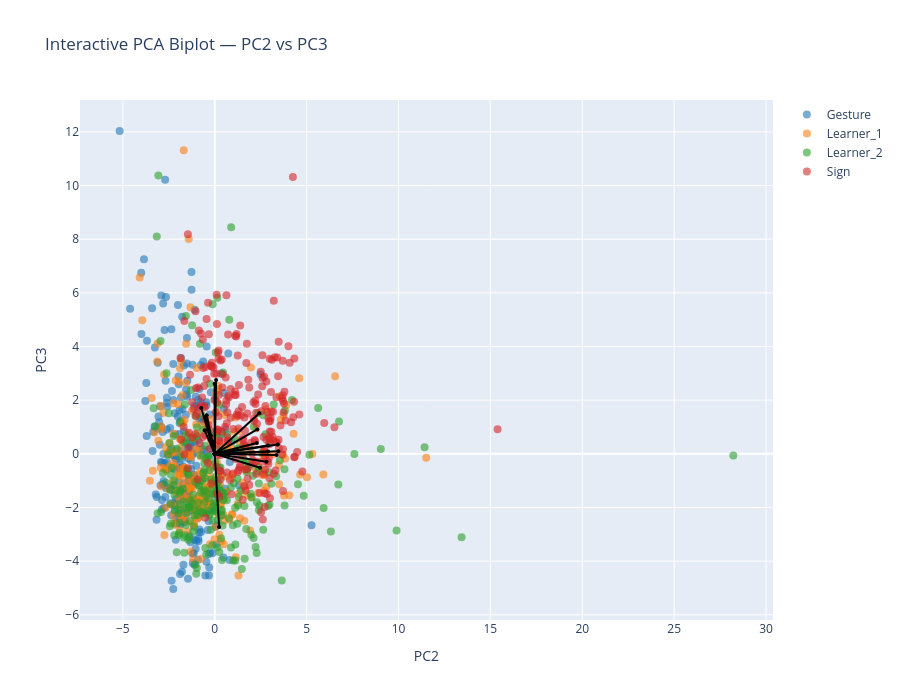

Source (notebook cell):
### Markdown cell above
## PC2-PC3

### Code cell
interactive_PCA_biplot(score=x_new_GS, 
                       coeff=loadings_GS, 
                       labels=feature_names, 
                       y=y, 
                       selected_vars=selected_vars, 
                       pc_x=2, 
                       pc_y=3,
                       concepts = concepts,
                       le=le,
                       show_labels=False)

### Figure 1 — Plotly figure (JSON) as saved in the notebook; plotly's stock layout.template omitted (floating-point values rounded to 4 significant figures; data arrays with more than 128 entries replaced by an {"elided": "..."} marker saying what was removed)
{"data": [{"hoverinfo": "text", "marker": {"color": "#1f77b4", "opacity": 0.6, "size": 8}, "mode": "markers", "name": "Gesture", "showlegend": true, "text": {"elided": "248 str values"}, "type": "scatter", "x": {"elided": "248 float values"}, "y": {"elided": "248 float values"}}, {"hoverinfo": "text", "marker": {"color": "#ff7f0e", "opacity": 0.6, "size": 8}, "mode": "markers", "name": "Learner_1", "showlegend": true, "text": {"elided": "244 str values"}, "type": "scatter", "x": {"elided": "244 float values"}, "y": {"elided": "244 float values"}}, {"hoverinfo": "text", "marker": {"color": "#2ca02c", "opacity": 0.6, "size": 8}, "mode": "markers", "name": "Learner_2", "showlegend": true, "text": {"elided": "240 str values"}, "type": "scatter", "x": {"elided": "240 float values"}, "y": {"elided": "240 float values"}}, {"hoverinfo": "text", "marker": {"color": "#d62728", "opacity": 0.6, "size": 8}, "mode": "markers", "name": "Sign", "showlegend": true, "text": {"elided": "239 str values"}, "type": "scatter", "x": {"elided": "239 float values"}, "y": {"elided": "239 float values"}}, {"hoverinfo": "text", "hovertext": "gross__variability__arm_speed_Gstd", "line": {"color": "black"}, "marker": {"size": 4}, "mode": "lines+markers", "showlegend": false, "textposition": "top center", "type": "scatter", "x": [0, -0.5192], "y": [0, 1.375]}, {"hoverinfo": "text", "hovertext": "gross__magnitude__arm_speed_peak_mean", "line": {"color": "black"}, "marker": {"size": 4}, "mode": "lines+markers", "showlegend": false, "textposition": "top center", "type": "scatter", "x": [0, -0.4347], "y": [0, 1.44]}, {"hoverinfo": "text", "hovertext": "gross__rhythm__arm_speed_peak_rate", "line": {"color": "black"}, "marker": {"size": 4}, "mode": "lines+markers", "showlegend": false, "textposition": "top center", "type": "scatter", "x": [0, 0.07444], "y": [0, 2.748]}, {"hoverinfo": "text", "hovertext": "gross__rhythm__arm_speed_mod_depth", "line": {"color": "black"}, "marker": {"size": 4}, "mode": "lines+markers", "showlegend": false, "textposition": "top center", "type": "scatter", "x": [0, -0.08925], "y": [0, 0.4524]}, {"hoverinfo": "text", "hovertext": "gross__magnitude__arm_acc_Gmean", "line": {"color": "black"}, "marker": {"size": 4}, "mode": "lines+markers", "showlegend": false, "textposition": "top center", "type": "scatter", "x": [0, -0.008457], "y": [0, 2.609]}, {"hoverinfo": "text", "hovertext": "gross__variability__arm_acc_Gstd", "line": {"color": "black"}, "marker": {"size": 4}, "mode": "lines+markers", "showlegend": false, "textposition": "top center", "type": "scatter", "x": [0, -0.5507], "y": [0, 0.8817]}, {"hoverinfo": "text", "hovertext": "gross__magnitude__arm_acc_peak_mean", "line": {"color": "black"}, "marker": {"size": 4}, "mode": "lines+markers", "showlegend": false, "textposition": "top center", "type": "scatter", "x": [0, -0.3603], "y": [0, 0.876]}, {"hoverinfo": "text", "hovertext": "gross__rhythm__arm_acc_mod_depth", "line": {"color": "black"}, "marker": {"size": 4}, "mode": "lines+markers", "showlegend": false, "textposition": "top center", "type": "scatter", "x": [0, -0.2103], "y": [0, 0.6841]}, {"hoverinfo": "text", "hovertext": "gross__rhythm__band1_band_power_totalarm", "line": {"color": "black"}, "marker": {"size": 4}, "mode": "lines+markers", "showlegend": false, "textposition": "top center", "type": "scatter", "x": [0, 0.2375], "y": [0, -2.724]}, {"hoverinfo": "text", "hovertext": "gross__magnitude__bbmv_arms_total", "line": {"color": "black"}, "marker": {"size": 4}, "mode": "lines+markers", "showlegend": false, "textposition": "top center", "type": "scatter", "x": [0, -0.7342], "y": [0, 1.706]}, {"hoverinfo": "text", "hovertext": "fine__handshape__fingertip_spread_mean", "line": {"color": "black"}, "marker": {"size": 4}, "mode": "lines+markers", "showlegend": false, "textposition": "top center", "type": "scatter", "x": [0, 3.435], "y": [0, 0.3455]}, {"hoverinfo": "text", "hovertext": "fine__variability__fingertip_spread_std", "line": {"color": "black"}, "marker": {"size": 4}, "mode": "lines+markers", "showlegend": false, "textposition": "top center", "type": "scatter", "x": [0, 3.368], "y": [0, -0.04192]}, {"hoverinfo": "text", "hovertext": "fine__handshape__thumb_index_mean", "line": {"color": "black"}, "marker": {"size": 4}, "mode": "lines+markers", "showlegend": false, "textposition": "top center", "type": "scatter", "x": [0, 3.464], "y": [0, 0.09291]}, {"hoverinfo": "text", "hovertext": "fine__variability__thumb_index_std", "line": {"color": "black"}, "marker": {"size": 4}, "mode": "lines+markers", "showlegend": false, "textposition": "top center", "type": "scatter", "x": [0, 2.906], "y": [0, 0.0853]}, {"hoverinfo": "text", "hovertext": "fine__handshape__mcp_tip_mean", "line": {"color": "black"}, "marker": {"size": 4}, "mode": "lines+markers", "showlegend": false, "textposition": "top center", "type": "scatter", "x": [0, 2.82], "y": [0, -0.2936]}, {"hoverinfo": "text", "hovertext": "fine__variability__mcp_tip_std", "line": {"color": "black"}, "marker": {"size": 4}, "mode": "lines+markers", "showlegend": false, "textposition": "top center", "type": "scatter", "x": [0, 2.465], "y": [0, -0.5192]}, {"hoverinfo": "text", "hovertext": "fine__handshape__thumb_opposition_mean", "line": {"color": "black"}, "marker": {"size": 4}, "mode": "lines+markers", "showlegend": false, "textposition": "top center", "type": "scatter", "x": [0, 2.289], "y": [0, 0.4005]}, {"hoverinfo": "text", "hovertext": "fine__variability__handshape_variability", "line": {"color": "black"}, "marker": {"size": 4}, "mode": "lines+markers", "showlegend": false, "textposition": "top center", "type": "scatter", "x": [0, 2.895], "y": [0, 0.31]}, {"hoverinfo": "text", "hovertext": "fine__magnitude__flexion_speed_mean", "line": {"color": "black"}, "marker": {"size": 4}, "mode": "lines+markers", "showlegend": false, "textposition": "top center", "type": "scatter", "x": [0, 2.427], "y": [0, 1.512]}, {"hoverinfo": "text", "hovertext": "fine__variability__flexion_speed_std", "line": {"color": "black"}, "marker": {"size": 4}, "mode": "lines+markers", "showlegend": false, "textposition": "top center", "type": "scatter", "x": [0, 2.317], "y": [0, 0.9066]}], "layout": {"height": 700, "hovermode": "closest", "title": {"text": "Interactive PCA Biplot — PC2 vs PC3"}, "width": 900, "xaxis": {"title": {"text": "PC2"}}, "yaxis": {"title": {"text": "PC3"}}}}
